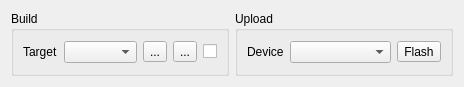
<?xml version="1.0" encoding="UTF-8"?>
<ui version="4.0">
 <class>Build</class>
 <widget class="QWidget" name="Build">
  <property name="geometry">
   <rect>
    <x>0</x>
    <y>0</y>
    <width>464</width>
    <height>87</height>
   </rect>
  </property>
  <property name="windowTitle">
   <string>Form</string>
  </property>
  <layout class="QHBoxLayout" name="horizontalLayout">
   <item>
    <widget class="QGroupBox" name="groupBox">
     <property name="title">
      <string>Build</string>
     </property>
     <layout class="QHBoxLayout" name="horizontalLayout_2">
      <item>
       <widget class="QLabel" name="label_14">
        <property name="sizePolicy">
         <sizepolicy hsizetype="Fixed" vsizetype="Preferred">
          <horstretch>0</horstretch>
          <verstretch>0</verstretch>
         </sizepolicy>
        </property>
        <property name="text">
         <string>Target</string>
        </property>
       </widget>
      </item>
      <item>
       <widget class="QComboBox" name="target_combo">
        <property name="currentText">
         <string/>
        </property>
        <property name="duplicatesEnabled">
         <bool>false</bool>
        </property>
       </widget>
      </item>
      <item>
       <widget class="QToolButton" name="clean_button">
        <property name="toolTip">
         <string>Clean</string>
        </property>
        <property name="text">
         <string>...</string>
        </property>
        <property name="icon">
         <iconset resource="resources.qrc">
          <normaloff>:/icons/icons/clean.png</normaloff>:/icons/icons/clean.png</iconset>
        </property>
        <property name="shortcut">
         <string>Ctrl+Shift+B</string>
        </property>
       </widget>
      </item>
      <item>
       <widget class="QToolButton" name="build_button">
        <property name="toolTip">
         <string>Build</string>
        </property>
        <property name="text">
         <string>...</string>
        </property>
        <property name="icon">
         <iconset resource="resources.qrc">
          <normaloff>:/icons/icons/build.png</normaloff>:/icons/icons/build.png</iconset>
        </property>
        <property name="shortcut">
         <string>Ctrl+B</string>
        </property>
        <property name="toolButtonStyle">
         <enum>Qt::ToolButtonIconOnly</enum>
        </property>
       </widget>
      </item>
      <item>
       <widget class="QCheckBox" name="print_config_checkbox">
        <property name="sizePolicy">
         <sizepolicy hsizetype="Fixed" vsizetype="Fixed">
          <horstretch>0</horstretch>
          <verstretch>0</verstretch>
         </sizepolicy>
        </property>
        <property name="toolTip">
         <string>print config at build time</string>
        </property>
        <property name="text">
         <string/>
        </property>
       </widget>
      </item>
     </layout>
    </widget>
   </item>
   <item>
    <widget class="QGroupBox" name="groupBox_2">
     <property name="title">
      <string>Upload</string>
     </property>
     <layout class="QHBoxLayout" name="horizontalLayout_3">
      <item>
       <widget class="QLabel" name="label_15">
        <property name="sizePolicy">
         <sizepolicy hsizetype="Fixed" vsizetype="Preferred">
          <horstretch>0</horstretch>
          <verstretch>0</verstretch>
         </sizepolicy>
        </property>
        <property name="text">
         <string>Device</string>
        </property>
       </widget>
      </item>
      <item>
       <widget class="QComboBox" name="device_combo"/>
      </item>
      <item>
       <widget class="QToolButton" name="flash_button">
        <property name="toolTip">
         <string>Upload</string>
        </property>
        <property name="text">
         <string>Flash</string>
        </property>
        <property name="icon">
         <iconset resource="resources.qrc">
          <normaloff>:/icons/icons/flash.png</normaloff>:/icons/icons/flash.png</iconset>
        </property>
        <property name="shortcut">
         <string>Ctrl+U</string>
        </property>
       </widget>
      </item>
     </layout>
    </widget>
   </item>
  </layout>
 </widget>
 <resources>
  <include location="resources.qrc"/>
 </resources>
 <connections/>
</ui>
